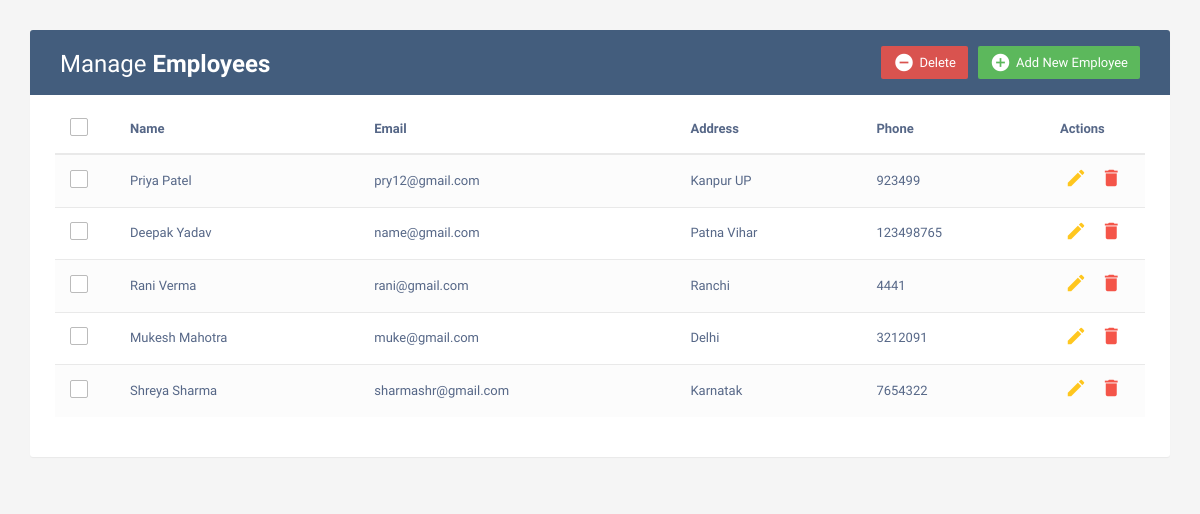
The page / on the database its author committed.
### app/models.py (models this page shows, shortened)
class Employee(models.Model):
    name = models.CharField(max_length=200)
    email = models.EmailField(max_length=100)
    address = models.TextField()
    phone = models.IntegerField()

### app/views.py (the view)
# urls.py: path('', views.index, name='home'),
def index(request):
    emp = Employee.objects.all()
    context = {
        'emp' : emp,
    }
    return render(request, 'index.html', context)

### templates/index.html (shortened to what this page needs)
<!DOCTYPE html>
<html lang="en">
<head>
    <link rel="stylesheet" href="https://maxcdn.bootstrapcdn.com/font-awesome/4.7.0/css/font-awesome.min.css">
    <link rel="stylesheet" href="https://maxcdn.bootstrapcdn.com/bootstrap/3.3.7/css/bootstrap.min.css">
    <body>
        <div class="container">
            <div class="table-wrapper">
                <div class="table-title">
                    <div class="row">
                        <div class="col-sm-6">
                            <h2>Manage <b>Employees</b></h2>
                        </div>
                        <div class="col-sm-6">
                            <a href="#addEmployeeModal" class="btn btn-success" data-toggle="modal"><i class="material-icons">&#xE147;</i> <span>Add New Employee</span></a>
                            <a href="#deleteEmployeeModal" class="btn btn-danger" data-toggle="modal"><i class="material-icons">&#xE15C;</i> <span>Delete</span></a>
                        </div>
                    </div>
                </div>
                <table class="table table-striped table-hover">
                    <thead>
                        <tr>
                            <th>
                                <span class="custom-checkbox">
								<label for="selectAll"></label>
							</span>
                            </th>
                            <th>Name</th>
                            <th>Email</th>
                            <th>Address</th>
                            <th>Phone</th>
                            <th>Actions</th>
                        </tr>
                    </thead>
                    <tbody>
                        {% for i in emp %}
                        <tr>
                            <td>
                                <span class="custom-checkbox">
								<label for="checkbox1"></label>
							</span>
                            </td>
                            <td>{{ i.name }}</td>
                            <td>{{ i.email }}</td>
                            <td>{{ i.address }}</td>
                            <td>{{ i.phone }}</td>
                            <td>
                                <a href="#editEmployeeModal-{{forloop.counter}}" class="edit" data-toggle="modal"><i class="material-icons" data-toggle="tooltip" title="Edit">&#xE254;</i></a>
                                <a href="#deleteEmployeeModal-{{forloop.counter}}" class="delete" data-toggle="modal"><i class="material-icons" data-toggle="tooltip" title="Delete">&#xE872;</i></a>
                            </td>
                        </tr>
                        {% endfor %}
                    </tbody>
                </table>
            </div>
        </div>
    </body>
</html>

### templates/index.html (style rules this page uses)
body { color: #566787; background: #f5f5f5; font-family: 'Varela Round', sans-serif; font-size: 13px; }
.table-wrapper { background: #fff; padding: 20px 25px; margin: 30px 0; border-radius: 3px; box-shadow: 0 1px 1px rgba(0, 0, 0, .05); }
.table-title { padding-bottom: 15px; background: #435d7d; color: #fff; padding: 16px 30px; margin: -20px -25px 10px; border-radius: 3px 3px 0 0; }
.table-title h2 { margin: 5px 0 0; font-size: 24px; }
.table-title .btn { color: #fff; float: right; font-size: 13px; border: none; min-width: 50px; border-radius: 2px; border: none; outline: none !important; margin-left: 10px; }
.table-title .btn i { float: left; font-size: 21px; margin-right: 5px; }
.table-title .btn span { float: left; margin-top: 2px; }
table.table tr th, table.table tr td { border-color: #e9e9e9; padding: 12px 15px; vertical-align: middle; }
table.table tr th:first-child { width: 60px; }
table.table tr th:last-child { width: 100px; }
table.table-striped tbody tr:nth-of-type(odd) { background-color: #fcfcfc; }
table.table td:last-child i { opacity: 0.9; font-size: 22px; margin: 0 5px; }
table.table td a { font-weight: bold; color: #566787; display: inline-block; text-decoration: none; outline: none !important; }
table.table td a.edit { color: #FFC107; }
table.table td a.delete { color: #F44336; }
table.table td i { font-size: 19px; }
.custom-checkbox { position: relative; }
.custom-checkbox label:before { width: 18px; height: 18px; }
.custom-checkbox label:before { content: ''; margin-right: 10px; display: inline-block; vertical-align: text-top; background: white; border: 1px solid #bbb; border-radius: 2px; box-sizing: border-box; z-index: 2; }

### rows shown on the page
Employee: name "Priya Patel", email "pry12@gmail.com", address "Kanpur UP", phone "923499"
Employee: name "Deepak Yadav", email "name@gmail.com", address "Patna Vihar", phone "123498765"
Employee: name "Rani Verma", email "rani@gmail.com", address "Ranchi", phone "4441"
Employee: name "Mukesh Mahotra", email "muke@gmail.com", address "Delhi", phone "3212091"
Employee: name "Shreya Sharma", email "sharmashr@gmail.com", address "Karnatak", phone "7654322"
